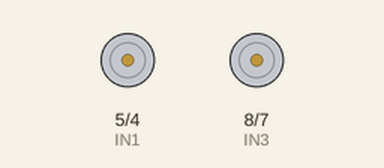
The sketch below on a simulated Arduino Uno, built with avr-gcc and run on an emulated ATmega328P. Shown: motor-driver pin pairs drawn as motors (green arrow = first pin HIGH = forward, orange = second pin HIGH = backward, longer = more drive, scaled by the enable pin).

Above: at 2.0 s.
At 4.2 s:
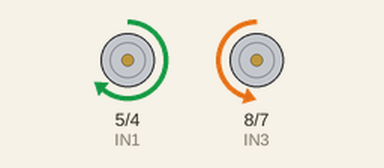
Timing chart, 0 to 10.9 s (numbered marks = the images above):
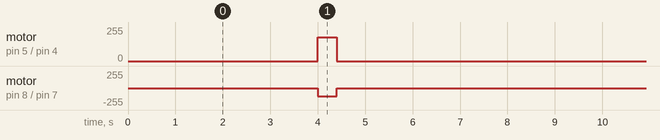

The sketch:

LATIHAN_BELOK_DAN_BALIK_KEKANAN.ino
```cpp
int ENA = 6;   // Pin PWM untuk Motor A (kiri)
int ENB = 3;   // Pin PWM untuk Motor B (kanan)
int IN1 = 5;   // Motor kiri maju
int IN2 = 4;   // Motor kiri mundur
int IN3 = 8;   // Motor kanan maju
int IN4 = 7;   // Motor kanan mundur

void setup() {
  pinMode(ENA, OUTPUT);
  pinMode(ENB, OUTPUT);
  pinMode(IN1, OUTPUT);
  pinMode(IN2, OUTPUT);
  pinMode(IN3, OUTPUT);
  pinMode(IN4, OUTPUT);
}

void loop() {
  // Belok kiri
  // digitalWrite(IN1, LOW);
  // digitalWrite(IN2, HIGH);  // Motor kiri mundur
  // digitalWrite(IN3, HIGH);
  // digitalWrite(IN4, LOW);   // Motor kanan maju
  // analogWrite(ENA, 150);   // Mengatur kecepatan Motor A (PWM = 150)
  // analogWrite(ENB, 150);   // Mengatur kecepatan Motor B (PWM = 150)
  // delay(300);  // Belok kiri selama 1 detik

  // // berhenti
  // digitalWrite(IN1, LOW);
  // digitalWrite(IN2, LOW);
  // digitalWrite(IN3, LOW);
  // digitalWrite(IN4, LOW);
  // analogWrite(ENA, 0);   // Mengatur kecepatan Motor A (PWM = 150)
  // analogWrite(ENB, 0);   // Mengatur kecepatan Motor B (PWM = 150)
  // delay(4000);  //


  // // Belok kanan
  // digitalWrite(IN1, HIGH);
  // digitalWrite(IN2, LOW);   // Motor kiri maju
  // digitalWrite(IN3, LOW);
  // digitalWrite(IN4, HIGH);  // Motor kanan mundur
  // analogWrite(ENA, 150);   // Mengatur kecepatan Motor A (PWM = 150)
  // analogWrite(ENB, 150);   // Mengatur kecepatan Motor B (PWM = 150)
  // delay(300);  // Belok kanan selama 1 detik

  // berhenti
  digitalWrite(IN1, LOW);
  digitalWrite(IN2, LOW);
  digitalWrite(IN3, LOW);
  digitalWrite(IN4, LOW);
  analogWrite(ENA, 0);   // Mengatur kecepatan Motor A (PWM = 150)
  analogWrite(ENB, 0);   // Mengatur kecepatan Motor B (PWM = 150)
  delay(4000);  //


    // PUTER BALIK KANAN
  digitalWrite(IN1, HIGH);
  digitalWrite(IN2, LOW);   // Motor kiri maju
  digitalWrite(IN3, LOW);
  digitalWrite(IN4, HIGH);  // Motor kanan mundur
  analogWrite(ENA, 180);   // Mengatur kecepatan Motor A (PWM = 150)
  analogWrite(ENB, 120);   // Mengatur kecepatan Motor B (PWM = 150)
  delay(400);  // Belok kanan selama 1 detik


    // berhenti
  digitalWrite(IN1, LOW);
  digitalWrite(IN2, LOW);
  digitalWrite(IN3, LOW);
  digitalWrite(IN4, LOW);
  analogWrite(ENA, 0);   // Mengatur kecepatan Motor A (PWM = 150)
  analogWrite(ENB, 0);   // Mengatur kecepatan Motor B (PWM = 150)
  delay(4000);  //

  //     // PUTER BALIK Kiri (kurang bagus)
  // digitalWrite(IN1, 0);
  // digitalWrite(IN2, 1);   // Motor kiri maju
  // digitalWrite(IN3, 1);
  // digitalWrite(IN4, 0);  // Motor kanan mundur
  // analogWrite(ENA, 130);   // Mengatur kecepatan Motor A (PWM = 150)
  // analogWrite(ENB, 180);   // Mengatur kecepatan Motor B (PWM = 150)
  // delay(600);  // Belok kanan selama 1 detik

  //     // PUter balik kanan mundut
  // digitalWrite(IN1, 0);
  // digitalWrite(IN2, LOW);   // Motor kiri maju
  // digitalWrite(IN3, LOW);
  // digitalWrite(IN4, HIGH);  // Motor kanan mundur
  // analogWrite(ENA, 80);   // Mengatur kecepatan Motor A (PWM = 150)
  // analogWrite(ENB, 120);   // Mengatur kecepatan Motor B (PWM = 150)
  // delay(1000);  // Belok kanan selama 1 detik


}
```

Measured:
- by itself, motor on pin 5 (IN1) / pin 4 (IN2): alternates forward 180/255 for 0.40 s and stopped for 8.0 s
- by itself, motor on pin 8 (IN3) / pin 7 (IN4): alternates backward 120/255 for 0.40 s and stopped for 8.0 s
